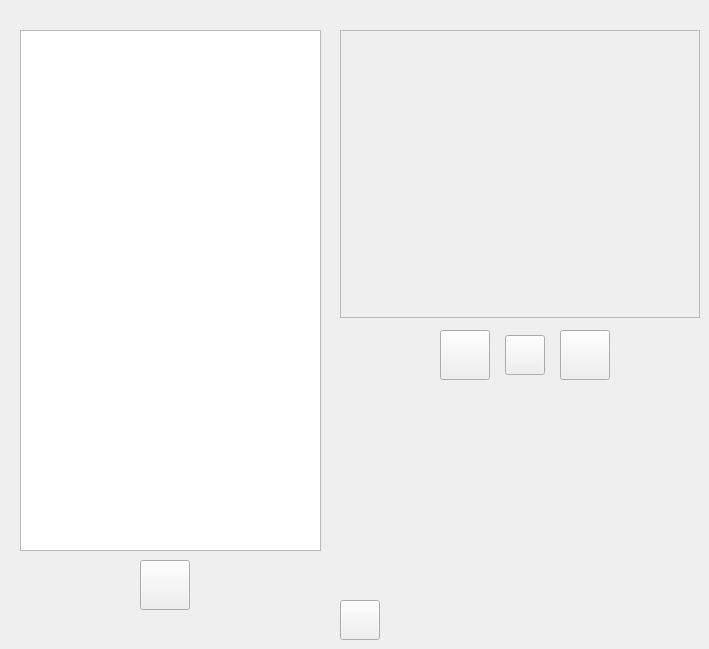
   <widget class="QWidget" name="page">
    <widget class="QListWidget" name="listWidget">
     <property name="geometry">
      <rect>
       <x>20</x>
       <y>30</y>
       <width>301</width>
       <height>521</height>
      </rect>
     </property>
    </widget>
    <widget class="QFrame" name="frame">
     <property name="geometry">
      <rect>
       <x>340</x>
       <y>30</y>
       <width>360</width>
       <height>288</height>
      </rect>
     </property>
     <property name="frameShape">
      <enum>QFrame::StyledPanel</enum>
     </property>
     <property name="frameShadow">
      <enum>QFrame::Raised</enum>
     </property>
     <widget class="QLabel" name="previewLabel">
      <property name="geometry">
       <rect>
        <x>0</x>
        <y>0</y>
        <width>360</width>
        <height>288</height>
       </rect>
      </property>
      <property name="text">
       <string/>
      </property>
      <property name="scaledContents">
       <bool>true</bool>
      </property>
     </widget>
    </widget>
    <widget class="QPushButton" name="prevBtn">
     <property name="geometry">
      <rect>
       <x>440</x>
       <y>330</y>
       <width>50</width>
       <height>50</height>
      </rect>
     </property>
     <property name="text">
      <string/>
     </property>
     <property name="icon">
      <iconset>
       <normaloff>../../Загрузки/player_end1.png</normaloff>../../Загрузки/player_end1.png</iconset>
     </property>
     <property name="iconSize">
      <size>
       <width>40</width>
       <height>40</height>
      </size>
     </property>
    </widget>
    <widget class="QPushButton" name="nextBtn">
     <property name="geometry">
      <rect>
       <x>560</x>
       <y>330</y>
       <width>50</width>
       <height>50</height>
      </rect>
     </property>
     <property name="text">
      <string/>
     </property>
     <property name="icon">
      <iconset>
       <normaloff>../../Загрузки/player_rew.png</normaloff>../../Загрузки/player_rew.png</iconset>
     </property>
     <property name="iconSize">
      <size>
       <width>40</width>
       <height>40</height>
      </size>
     </property>
    </widget>
    <widget class="QPushButton" name="openBtn">
     <property name="geometry">
      <rect>
       <x>140</x>
       <y>560</y>
       <width>50</width>
       <height>50</height>
      </rect>
     </property>
     <property name="text">
      <string/>
     </property>
     <property name="icon">
      <iconset>
       <normaloff>../../Загрузки/folder_blue_open.png</normaloff>../../Загрузки/folder_blue_open.png</iconset>
     </property>
     <property name="iconSize">
      <size>
       <width>40</width>
       <height>40</height>
      </size>
     </property>
    </widget>
    <widget class="QPushButton" name="zoom">
     <property name="geometry">
      <rect>
       <x>505</x>
       <y>335</y>
       <width>40</width>
       <height>40</height>
      </rect>
     </property>
     <property name="text">
      <string/>
     </property>
     <property name="iconSize">
      <size>
       <width>30</width>
       <height>30</height>
      </size>
     </property>
    </widget>
    <widget class="QPushButton" name="unzoom">
     <property name="geometry">
      <rect>
       <x>340</x>
       <y>600</y>
       <width>40</width>
       <height>40</height>
      </rect>
     </property>
     <property name="text">
      <string/>
     </property>
     <property name="iconSize">
      <size>
       <width>30</width>
       <height>30</height>
      </size>
     </property>
    </widget>
   </widget>
